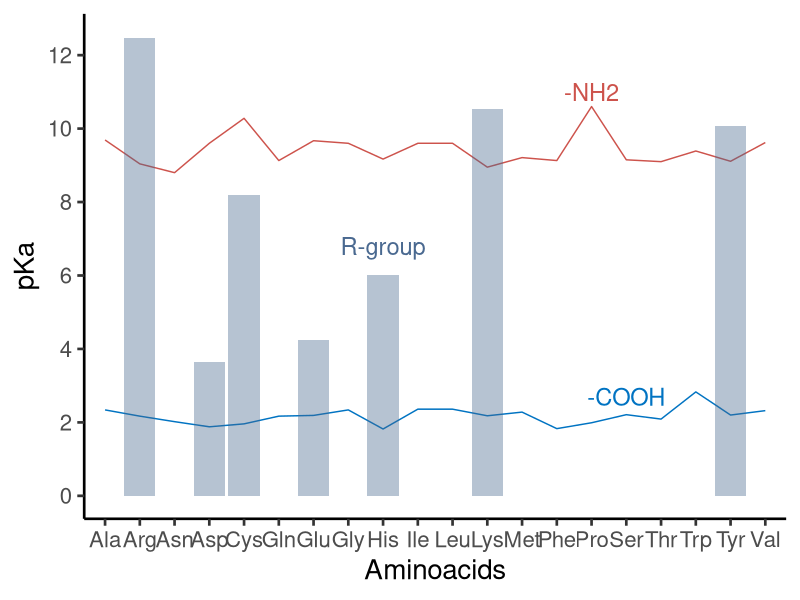
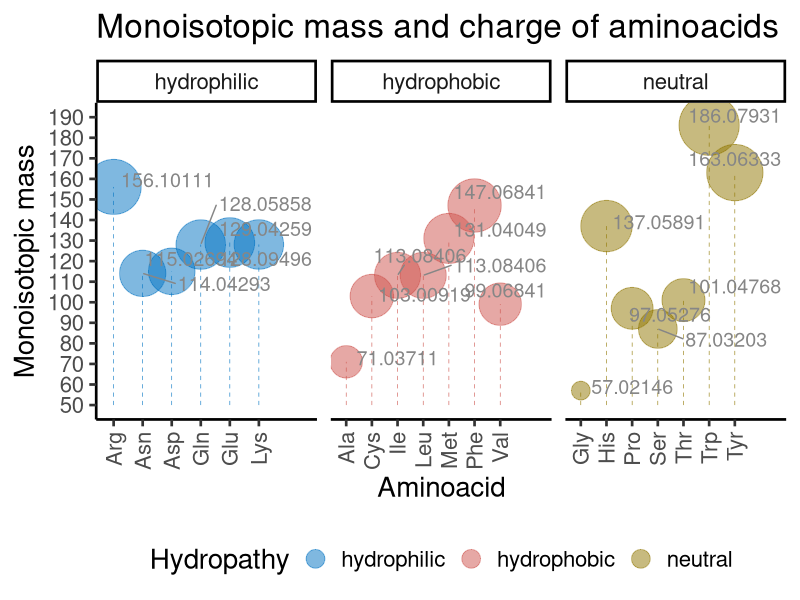

The R source for these figures, in order:
# packages and data
library(tidyverse)
library(ggrepel)
library(kableExtra)
library(seqinr)
aminoacids <- read_tsv("./AAdata.tsv")

# Tabela resumindo as características dos aminoácidos
# summary of aminoacids table
aminoacids %>% 
    select(Name,Abbr,AA, Hydropathy, pKa, pKb, pKx, pl,
            Monoisotopic_Mass, frequency_in_proteins) %>%
    arrange(Hydropathy) %>%
    kbl(caption = "Summary of amino acids properties",
        align = "c") %>% 
    kable_classic(full_width = F, html_font = "Cambria")

# Functions to calculate the pKa of a peptide, given the one letter code for each amino acid
pKa <- function(x) {
    if (x == "A" || x =="G") {
        return(2.34)
    } else if (x == "V") {
        return(2.32)
    } else if (x == "L" || x == "I") {
        return(2.36)
    } else if (x == "P") {
        return(1.99)
    } else if (x == "F") {
        return(1.83)
    } else if (x == "Y") {
        return(2.20)
    } else if (x == "W") {
        return(2.83)
    } else if (x == "C") {
        return(1.96)
    } else if (x == "M") {
        return(2.28)
    } else if (x == "S") {
        return(2.21)
    } else if (x == "T") {
        return(2.09)
    } else if (x == "N") {
        return(2.02)
    } else if (x == "Q") {
        return(2.17)
    } else if (x == "D") {
        return(1.88)
    } else if (x == "E") {
        return(2.19)
    } else if (x == "K") {
        return(2.18)
    } else if (x == "R") {
        return(2.17)
    } else if (x == "H") {
        return(1.82)
    }
}

pKb <- function(x) {
    if (x == "A") {
        return(9.69)
    } else if (x == "G" || x == "L" ||
               x == "I" || x == "D") {
        return(9.60)
    } else if (x == "C") {
        return(10.28)
    } else if (x == "M") {
        return(9.21)
    } else if (x == "S") {
        return(9.15)
    } else if (x == "T") {
        return(9.10)
    } else if (x == "N") {
        return(8.80)
    } else if (x == "Q" || x == "F") {
        return(9.13)
    } else if (x == "E") {
        return(9.67)
    } else if (x == "K") {
        return(8.95)
    } else if (x == "R") {
        return(9.04)
    } else if (x == "H") {
        return(9.17)
    } else if (x == "V") {
        return(9.62)
    } else if (x == "P") {
        return(10.60)
    } else if (x == "Y") {
        return(9.11)
    } else if (x == "W") {
        return(9.39)
    }
}

pKx <- function(x) {
    if (x == "A" || x == "G" || x == "V" ||
        x == "L" || x == "I" || x == "P" ||
        x == "F" || x == "W" || x == "N" ||
        x == "Q" || x == "S" || x == "T" ||
        x == "M") {
        return(NA)
    } else if (x == "C") {
        return(8.18)
    } else if (x == "Y") {
        return(10.07)
    } else if (x == "D") {
        return(3.65)
    } else if (x == "E") {
        return(4.25)
    } else if (x == "K") {
        return(10.53)
    } else if (x == "R") {
        return(12.48)
    } else if (x == "H") {
        return(6.00)
    }
}

# Function to calculate the monoisotopic mass of a peptide, given the one letter code amino acid
monoisotopic_mass <- function(x) {
    if (x == "A") {
        return(71.03711)
    } else if (x == "C") {
        return(103.00919)
    } else if (x == "D") {
        return(115.02694)
    } else if (x == "E") {
        return(129.04259)
    } else if (x == "F") {
        return(147.06841)
    } else if (x == "G") {
        return(57.02146)
    } else if (x == "H") {
        return(137.05891)
    } else if (x == "I") {
        return(113.08406)
    } else if (x == "K") {
        return(128.09496)
    } else if (x == "L") {
        return(113.08406)
    } else if (x == "M") {
        return(131.04049)
    } else if (x == "N") {
        return(114.04293)
    } else if (x == "P") {
        return(97.05276)
    } else if (x == "Q") {
        return(128.05858)
    } else if (x == "R") {
        return(156.10111)
    } else if (x == "S") {
        return(87.03203)
    } else if (x == "T") {
        return(101.04768)
    } else if (x == "V") {
        return(99.06841)
    } else if (x == "W") {
        return(186.07931)
    } else if (x == "Y") {
        return(163.06333)
    }
}

# function to calculate the isoelectric point for the amino acid, given the one letter code
pI <- function(x) {
    if (x == "A" || x == "G" || x == "V" || x == "L" || x == "I" ||
        x == "P" || x == "F" || x == "Y" || x == "W") {
        return(6.00)
    } else if (x == "C" || x == "M") {
        return(5.07)
    } else if (x == "S" || x == "T") {
        return(5.60)
    } else if (x == "N" || x == "Q") {
        return(5.41)
    } else if (x == "D" || x == "E") {
        return(2.77)
    } else if (x == "K" || x == "R") {
        return(10.53)
    } else if (x == "H") {
        return(7.59)
    }
}

# calculate the monoisotopic mass of a peptide
monoisotopic_pepetide <- function(x) {
    sum <- 0
    for (i in 1:length(x)) {
        sum <- sum + monoisotopic_mass(x[i])
    }
    return(sum)
}

# how to use the monoisotopic_pepetide function
peptideTest <- c("M","A","L","S","T","A","R","T","E","R")
monoisotopic_pepetide(peptideTest)

# plot the pKa values for a given sequence of amino acids
pKa_plot <- function(x) {
    ggplot(aminoacids, aes(x = Abbr)) +
        geom_line(aes(y = pKa, group = 1), color = "#0073C2FF") +
        annotate("text", x = 16, y = 2.7, label = "-COOH",
            color = "#0073C2FF", size = 6) +
        geom_line(aes(y = pKb, group = 2), color = "#CD534CFF") +
        annotate("text", x = 15, y = 11, label = "-NH2",
            color = "#CD534CFF", size = 6) +
        geom_col(aes(y = pKx, group = 3), fill = "#4A6990FF", alpha = 0.4) +
        annotate("text", x = 9, y = 6.8, label = "R-group",
            color = "#4A6990FF", size = 6) +
        scale_y_continuous(limits = c(0, 12.5), breaks = seq(0, 12.5, 2)) +
        labs(x = "Aminoacids", y = "pKa") +
    theme_classic(base_size = 20)
}

# using the function to plot the pKa
# it is necessary to have a data.frame containing the variables pKa, pKb, and pKx
pKa_plot(aminoacids)

# function to plot the monoisotopic mass of the aminoacids coloring by hydropathy
monoiso_plot <- function(x) {
    ggplot(aminoacids, aes(x = Abbr, y = Monoisotopic_Mass,
                    size = Monoisotopic_Mass, color = Hydropathy)) +
            scale_color_manual(values = c("#0073C2FF", "#CD534CFF", "#8F7700FF")) +
    geom_point(alpha = 0.5) +
    guides(colour = guide_legend(override.aes = list(size=6)), size = FALSE) +
    geom_segment(aes(x = Abbr, xend = Abbr,
                     y = 50, yend = Monoisotopic_Mass),
                     linewidth = 0.2, linetype = "dashed",
                     show.legend = FALSE) +
    geom_text_repel(aes(label = Monoisotopic_Mass),
        color = "#868686FF", size = 5, nudge_x = 2,
            nudge_y = 2, show.legend = FALSE) +
    scale_size(range = c(6, 20)) +
    scale_y_continuous(limits = c(50, 190),
        breaks = seq(50, 190, 10)) +
    labs(x = "Aminoacid", y = "Monoisotopic mass",
         title = "Monoisotopic mass and charge of aminoacids") +
    theme_classic(base_size = 20) +
    theme(axis.text.x = element_text(angle = 90,
                    vjust = 0.5, hjust = 1), legend.position = "bottom") +
                    facet_wrap(~ Hydropathy, ncol = 3, scales = "free_x")
}

# using the function for plot monoisotopic masses and hydropathy
monoiso_plot(aminoacids)
